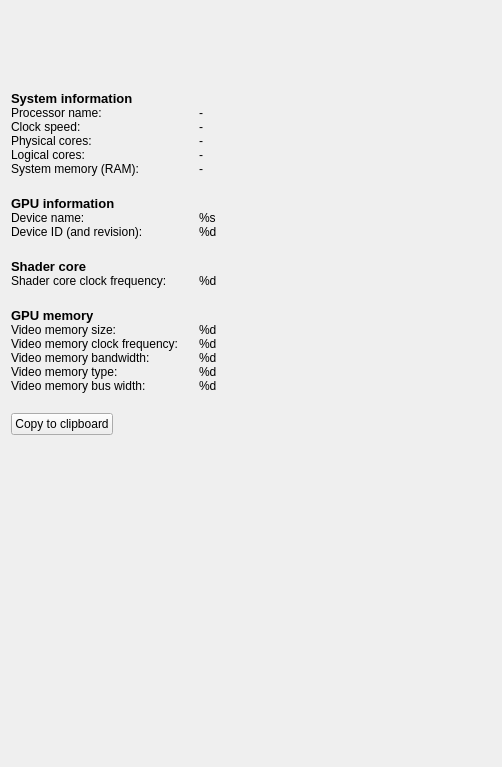
<?xml version="1.0" encoding="UTF-8"?>
<ui version="4.0">
 <class>DeviceConfigurationPane</class>
 <widget class="QWidget" name="device_configuration_pane_">
  <property name="geometry">
   <rect>
    <x>0</x>
    <y>0</y>
    <width>502</width>
    <height>767</height>
   </rect>
  </property>
  <property name="font">
   <font>
    <weight>75</weight>
    <bold>true</bold>
   </font>
  </property>
  <property name="windowTitle">
   <string>Form</string>
  </property>
  <layout class="QGridLayout" name="grid_layout_" rowstretch="0,1" columnstretch="1,2">
   <item row="0" column="0">
    <widget class="QWidget" name="main_content_" native="true">
     <layout class="QVBoxLayout" name="vertical_layout_" stretch="5,1,5,1,2">
      <property name="spacing">
       <number>0</number>
      </property>
      <property name="leftMargin">
       <number>0</number>
      </property>
      <property name="topMargin">
       <number>0</number>
      </property>
      <property name="rightMargin">
       <number>0</number>
      </property>
      <property name="bottomMargin">
       <number>0</number>
      </property>
      <item>
       <layout class="QHBoxLayout" name="horizontal_layout_" stretch="80">
        <property name="spacing">
         <number>0</number>
        </property>
        <item>
         <widget class="QLabel" name="label_amd_logo_">
          <property name="sizePolicy">
           <sizepolicy hsizetype="Minimum" vsizetype="Minimum">
            <horstretch>0</horstretch>
            <verstretch>0</verstretch>
           </sizepolicy>
          </property>
          <property name="minimumSize">
           <size>
            <width>0</width>
            <height>40</height>
           </size>
          </property>
          <property name="font">
           <font>
            <weight>50</weight>
            <bold>false</bold>
            <kerning>false</kerning>
           </font>
          </property>
          <property name="autoFillBackground">
           <bool>false</bool>
          </property>
          <property name="lineWidth">
           <number>0</number>
          </property>
          <property name="text">
           <string/>
          </property>
          <property name="scaledContents">
           <bool>true</bool>
          </property>
          <property name="alignment">
           <set>Qt::AlignCenter</set>
          </property>
          <property name="wordWrap">
           <bool>false</bool>
          </property>
          <property name="indent">
           <number>0</number>
          </property>
         </widget>
        </item>
       </layout>
      </item>
      <item>
       <spacer name="vertical_spacer_">
        <property name="orientation">
         <enum>Qt::Vertical</enum>
        </property>
        <property name="sizeHint" stdset="0">
         <size>
          <width>20</width>
          <height>40</height>
         </size>
        </property>
       </spacer>
      </item>
      <item>
       <layout class="QGridLayout" name="layout_system_" columnstretch="1,0">
        <property name="horizontalSpacing">
         <number>20</number>
        </property>
        <property name="verticalSpacing">
         <number>0</number>
        </property>
        <item row="4" column="1">
         <widget class="ScaledLabel" name="content_physical_cores_">
          <property name="sizePolicy">
           <sizepolicy hsizetype="MinimumExpanding" vsizetype="Fixed">
            <horstretch>0</horstretch>
            <verstretch>0</verstretch>
           </sizepolicy>
          </property>
          <property name="font">
           <font>
            <weight>50</weight>
            <bold>false</bold>
           </font>
          </property>
          <property name="text">
           <string>-</string>
          </property>
         </widget>
        </item>
        <item row="1" column="0">
         <widget class="ScaledLabel" name="label_title_system_">
          <property name="sizePolicy">
           <sizepolicy hsizetype="MinimumExpanding" vsizetype="Fixed">
            <horstretch>0</horstretch>
            <verstretch>0</verstretch>
           </sizepolicy>
          </property>
          <property name="font">
           <font>
            <pointsize>10</pointsize>
            <weight>75</weight>
            <bold>true</bold>
           </font>
          </property>
          <property name="text">
           <string>System information</string>
          </property>
         </widget>
        </item>
        <item row="14" column="0">
         <spacer name="vertical_spacer_3_">
          <property name="orientation">
           <enum>Qt::Vertical</enum>
          </property>
          <property name="sizeType">
           <enum>QSizePolicy::Fixed</enum>
          </property>
          <property name="sizeHint" stdset="0">
           <size>
            <width>20</width>
            <height>20</height>
           </size>
          </property>
         </spacer>
        </item>
        <item row="10" column="0">
         <widget class="ScaledLabel" name="label_device_id_">
          <property name="sizePolicy">
           <sizepolicy hsizetype="MinimumExpanding" vsizetype="Fixed">
            <horstretch>0</horstretch>
            <verstretch>0</verstretch>
           </sizepolicy>
          </property>
          <property name="font">
           <font>
            <weight>50</weight>
            <bold>false</bold>
           </font>
          </property>
          <property name="text">
           <string>Device ID (and revision):</string>
          </property>
         </widget>
        </item>
        <item row="19" column="0">
         <widget class="ScaledLabel" name="label_local_memory_type_">
          <property name="sizePolicy">
           <sizepolicy hsizetype="MinimumExpanding" vsizetype="Fixed">
            <horstretch>0</horstretch>
            <verstretch>0</verstretch>
           </sizepolicy>
          </property>
          <property name="font">
           <font>
            <weight>50</weight>
            <bold>false</bold>
           </font>
          </property>
          <property name="text">
           <string>Video memory type:</string>
          </property>
         </widget>
        </item>
        <item row="8" column="0">
         <widget class="ScaledLabel" name="label_title_general_">
          <property name="sizePolicy">
           <sizepolicy hsizetype="MinimumExpanding" vsizetype="Fixed">
            <horstretch>0</horstretch>
            <verstretch>0</verstretch>
           </sizepolicy>
          </property>
          <property name="font">
           <font>
            <pointsize>10</pointsize>
            <weight>75</weight>
            <bold>true</bold>
           </font>
          </property>
          <property name="text">
           <string>GPU information</string>
          </property>
         </widget>
        </item>
        <item row="13" column="0">
         <widget class="ScaledLabel" name="label_shader_core_clock_frequency_">
          <property name="sizePolicy">
           <sizepolicy hsizetype="MinimumExpanding" vsizetype="Fixed">
            <horstretch>0</horstretch>
            <verstretch>0</verstretch>
           </sizepolicy>
          </property>
          <property name="font">
           <font>
            <weight>50</weight>
            <bold>false</bold>
           </font>
          </property>
          <property name="text">
           <string>Shader core clock frequency:</string>
          </property>
         </widget>
        </item>
        <item row="18" column="1">
         <widget class="ScaledLabel" name="content_local_memory_bandwidth_">
          <property name="sizePolicy">
           <sizepolicy hsizetype="MinimumExpanding" vsizetype="Fixed">
            <horstretch>0</horstretch>
            <verstretch>0</verstretch>
           </sizepolicy>
          </property>
          <property name="font">
           <font>
            <weight>50</weight>
            <bold>false</bold>
           </font>
          </property>
          <property name="text">
           <string>%d</string>
          </property>
         </widget>
        </item>
        <item row="16" column="0">
         <widget class="ScaledLabel" name="label_memory_size_">
          <property name="sizePolicy">
           <sizepolicy hsizetype="MinimumExpanding" vsizetype="Fixed">
            <horstretch>0</horstretch>
            <verstretch>0</verstretch>
           </sizepolicy>
          </property>
          <property name="font">
           <font>
            <weight>50</weight>
            <bold>false</bold>
           </font>
          </property>
          <property name="text">
           <string>Video memory size:</string>
          </property>
         </widget>
        </item>
        <item row="17" column="1">
         <widget class="ScaledLabel" name="content_memory_clock_frequency_">
          <property name="sizePolicy">
           <sizepolicy hsizetype="MinimumExpanding" vsizetype="Fixed">
            <horstretch>0</horstretch>
            <verstretch>0</verstretch>
           </sizepolicy>
          </property>
          <property name="font">
           <font>
            <weight>50</weight>
            <bold>false</bold>
           </font>
          </property>
          <property name="text">
           <string>%d</string>
          </property>
         </widget>
        </item>
        <item row="3" column="1">
         <widget class="ScaledLabel" name="content_processor_speed_">
          <property name="sizePolicy">
           <sizepolicy hsizetype="MinimumExpanding" vsizetype="Fixed">
            <horstretch>0</horstretch>
            <verstretch>0</verstretch>
           </sizepolicy>
          </property>
          <property name="font">
           <font>
            <weight>50</weight>
            <bold>false</bold>
           </font>
          </property>
          <property name="text">
           <string>-</string>
          </property>
         </widget>
        </item>
        <item row="5" column="1">
         <widget class="ScaledLabel" name="content_logical_cores_">
          <property name="sizePolicy">
           <sizepolicy hsizetype="MinimumExpanding" vsizetype="Fixed">
            <horstretch>0</horstretch>
            <verstretch>0</verstretch>
           </sizepolicy>
          </property>
          <property name="font">
           <font>
            <weight>50</weight>
            <bold>false</bold>
           </font>
          </property>
          <property name="text">
           <string>-</string>
          </property>
         </widget>
        </item>
        <item row="3" column="0">
         <widget class="ScaledLabel" name="label_processor_speed_">
          <property name="sizePolicy">
           <sizepolicy hsizetype="MinimumExpanding" vsizetype="Fixed">
            <horstretch>0</horstretch>
            <verstretch>0</verstretch>
           </sizepolicy>
          </property>
          <property name="font">
           <font>
            <weight>50</weight>
            <bold>false</bold>
           </font>
          </property>
          <property name="text">
           <string>Clock speed:</string>
          </property>
         </widget>
        </item>
        <item row="16" column="1">
         <widget class="ScaledLabel" name="content_memory_size_">
          <property name="sizePolicy">
           <sizepolicy hsizetype="MinimumExpanding" vsizetype="Fixed">
            <horstretch>0</horstretch>
            <verstretch>0</verstretch>
           </sizepolicy>
          </property>
          <property name="font">
           <font>
            <weight>50</weight>
            <bold>false</bold>
           </font>
          </property>
          <property name="text">
           <string>%d</string>
          </property>
         </widget>
        </item>
        <item row="13" column="1">
         <widget class="ScaledLabel" name="content_shader_core_clock_frequency_">
          <property name="sizePolicy">
           <sizepolicy hsizetype="MinimumExpanding" vsizetype="Fixed">
            <horstretch>0</horstretch>
            <verstretch>0</verstretch>
           </sizepolicy>
          </property>
          <property name="font">
           <font>
            <weight>50</weight>
            <bold>false</bold>
           </font>
          </property>
          <property name="text">
           <string>%d</string>
          </property>
         </widget>
        </item>
        <item row="9" column="0">
         <widget class="ScaledLabel" name="label_device_name_">
          <property name="sizePolicy">
           <sizepolicy hsizetype="MinimumExpanding" vsizetype="Fixed">
            <horstretch>0</horstretch>
            <verstretch>0</verstretch>
           </sizepolicy>
          </property>
          <property name="font">
           <font>
            <weight>50</weight>
            <bold>false</bold>
           </font>
          </property>
          <property name="text">
           <string>Device name:</string>
          </property>
         </widget>
        </item>
        <item row="6" column="1">
         <widget class="ScaledLabel" name="content_system_memory_">
          <property name="sizePolicy">
           <sizepolicy hsizetype="MinimumExpanding" vsizetype="Fixed">
            <horstretch>0</horstretch>
            <verstretch>0</verstretch>
           </sizepolicy>
          </property>
          <property name="font">
           <font>
            <weight>50</weight>
            <bold>false</bold>
           </font>
          </property>
          <property name="text">
           <string>-</string>
          </property>
         </widget>
        </item>
        <item row="9" column="1">
         <widget class="ScaledLabel" name="content_device_name_">
          <property name="sizePolicy">
           <sizepolicy hsizetype="MinimumExpanding" vsizetype="Fixed">
            <horstretch>0</horstretch>
            <verstretch>0</verstretch>
           </sizepolicy>
          </property>
          <property name="font">
           <font>
            <weight>50</weight>
            <bold>false</bold>
           </font>
          </property>
          <property name="text">
           <string>%s</string>
          </property>
         </widget>
        </item>
        <item row="18" column="0">
         <widget class="ScaledLabel" name="label_local_memory_bandwidth_">
          <property name="sizePolicy">
           <sizepolicy hsizetype="MinimumExpanding" vsizetype="Fixed">
            <horstretch>0</horstretch>
            <verstretch>0</verstretch>
           </sizepolicy>
          </property>
          <property name="font">
           <font>
            <weight>50</weight>
            <bold>false</bold>
           </font>
          </property>
          <property name="text">
           <string>Video memory bandwidth:</string>
          </property>
         </widget>
        </item>
        <item row="19" column="1">
         <widget class="ScaledLabel" name="content_local_memory_type_">
          <property name="sizePolicy">
           <sizepolicy hsizetype="MinimumExpanding" vsizetype="Fixed">
            <horstretch>0</horstretch>
            <verstretch>0</verstretch>
           </sizepolicy>
          </property>
          <property name="font">
           <font>
            <weight>50</weight>
            <bold>false</bold>
           </font>
          </property>
          <property name="text">
           <string>%d</string>
          </property>
         </widget>
        </item>
        <item row="10" column="1">
         <widget class="ScaledLabel" name="content_device_id_">
          <property name="sizePolicy">
           <sizepolicy hsizetype="MinimumExpanding" vsizetype="Fixed">
            <horstretch>0</horstretch>
            <verstretch>0</verstretch>
           </sizepolicy>
          </property>
          <property name="font">
           <font>
            <weight>50</weight>
            <bold>false</bold>
           </font>
          </property>
          <property name="text">
           <string>%d</string>
          </property>
         </widget>
        </item>
        <item row="5" column="0">
         <widget class="ScaledLabel" name="label_logical_cores_">
          <property name="sizePolicy">
           <sizepolicy hsizetype="MinimumExpanding" vsizetype="Fixed">
            <horstretch>0</horstretch>
            <verstretch>0</verstretch>
           </sizepolicy>
          </property>
          <property name="font">
           <font>
            <weight>50</weight>
            <bold>false</bold>
           </font>
          </property>
          <property name="text">
           <string>Logical cores:</string>
          </property>
         </widget>
        </item>
        <item row="2" column="1">
         <widget class="ScaledLabel" name="content_processor_brand_">
          <property name="sizePolicy">
           <sizepolicy hsizetype="MinimumExpanding" vsizetype="Fixed">
            <horstretch>0</horstretch>
            <verstretch>0</verstretch>
           </sizepolicy>
          </property>
          <property name="font">
           <font>
            <weight>50</weight>
            <bold>false</bold>
           </font>
          </property>
          <property name="text">
           <string>-</string>
          </property>
         </widget>
        </item>
        <item row="6" column="0">
         <widget class="ScaledLabel" name="label_system_memory_">
          <property name="sizePolicy">
           <sizepolicy hsizetype="MinimumExpanding" vsizetype="Fixed">
            <horstretch>0</horstretch>
            <verstretch>0</verstretch>
           </sizepolicy>
          </property>
          <property name="font">
           <font>
            <weight>50</weight>
            <bold>false</bold>
           </font>
          </property>
          <property name="text">
           <string>System memory (RAM):</string>
          </property>
         </widget>
        </item>
        <item row="2" column="0">
         <widget class="ScaledLabel" name="label_processor_brand_">
          <property name="sizePolicy">
           <sizepolicy hsizetype="MinimumExpanding" vsizetype="Fixed">
            <horstretch>0</horstretch>
            <verstretch>0</verstretch>
           </sizepolicy>
          </property>
          <property name="font">
           <font>
            <weight>50</weight>
            <bold>false</bold>
           </font>
          </property>
          <property name="text">
           <string>Processor name:</string>
          </property>
         </widget>
        </item>
        <item row="7" column="0">
         <spacer name="vertical_spacer_1_">
          <property name="orientation">
           <enum>Qt::Vertical</enum>
          </property>
          <property name="sizeType">
           <enum>QSizePolicy::Fixed</enum>
          </property>
          <property name="sizeHint" stdset="0">
           <size>
            <width>20</width>
            <height>20</height>
           </size>
          </property>
         </spacer>
        </item>
        <item row="17" column="0">
         <widget class="ScaledLabel" name="label_memory_clock_frequency_">
          <property name="sizePolicy">
           <sizepolicy hsizetype="MinimumExpanding" vsizetype="Fixed">
            <horstretch>0</horstretch>
            <verstretch>0</verstretch>
           </sizepolicy>
          </property>
          <property name="font">
           <font>
            <weight>50</weight>
            <bold>false</bold>
           </font>
          </property>
          <property name="text">
           <string>Video memory clock frequency:</string>
          </property>
         </widget>
        </item>
        <item row="15" column="0">
         <widget class="ScaledLabel" name="label_title_memory_">
          <property name="sizePolicy">
           <sizepolicy hsizetype="MinimumExpanding" vsizetype="Fixed">
            <horstretch>0</horstretch>
            <verstretch>0</verstretch>
           </sizepolicy>
          </property>
          <property name="font">
           <font>
            <pointsize>10</pointsize>
            <weight>75</weight>
            <bold>true</bold>
           </font>
          </property>
          <property name="text">
           <string>GPU memory</string>
          </property>
         </widget>
        </item>
        <item row="11" column="0">
         <spacer name="vertical_spacer_2_">
          <property name="orientation">
           <enum>Qt::Vertical</enum>
          </property>
          <property name="sizeType">
           <enum>QSizePolicy::Fixed</enum>
          </property>
          <property name="sizeHint" stdset="0">
           <size>
            <width>20</width>
            <height>20</height>
           </size>
          </property>
         </spacer>
        </item>
        <item row="12" column="0">
         <widget class="ScaledLabel" name="label_shader_core_">
          <property name="sizePolicy">
           <sizepolicy hsizetype="MinimumExpanding" vsizetype="Fixed">
            <horstretch>0</horstretch>
            <verstretch>0</verstretch>
           </sizepolicy>
          </property>
          <property name="font">
           <font>
            <pointsize>10</pointsize>
            <weight>75</weight>
            <bold>true</bold>
           </font>
          </property>
          <property name="text">
           <string>Shader core</string>
          </property>
         </widget>
        </item>
        <item row="4" column="0">
         <widget class="ScaledLabel" name="label_physical_cores_">
          <property name="sizePolicy">
           <sizepolicy hsizetype="MinimumExpanding" vsizetype="Fixed">
            <horstretch>0</horstretch>
            <verstretch>0</verstretch>
           </sizepolicy>
          </property>
          <property name="font">
           <font>
            <weight>50</weight>
            <bold>false</bold>
           </font>
          </property>
          <property name="text">
           <string>Physical cores:</string>
          </property>
         </widget>
        </item>
        <item row="20" column="0">
         <widget class="ScaledLabel" name="label_local_memory_bus_width_">
          <property name="sizePolicy">
           <sizepolicy hsizetype="MinimumExpanding" vsizetype="Fixed">
            <horstretch>0</horstretch>
            <verstretch>0</verstretch>
           </sizepolicy>
          </property>
          <property name="font">
           <font>
            <weight>50</weight>
            <bold>false</bold>
           </font>
          </property>
          <property name="text">
           <string>Video memory bus width:</string>
          </property>
         </widget>
        </item>
        <item row="20" column="1">
         <widget class="ScaledLabel" name="content_local_memory_bus_width_">
          <property name="sizePolicy">
           <sizepolicy hsizetype="MinimumExpanding" vsizetype="Fixed">
            <horstretch>0</horstretch>
            <verstretch>0</verstretch>
           </sizepolicy>
          </property>
          <property name="font">
           <font>
            <weight>50</weight>
            <bold>false</bold>
           </font>
          </property>
          <property name="text">
           <string>%d</string>
          </property>
         </widget>
        </item>
       </layout>
      </item>
      <item>
       <spacer name="vertical_spacer_4_">
        <property name="orientation">
         <enum>Qt::Vertical</enum>
        </property>
        <property name="sizeType">
         <enum>QSizePolicy::Fixed</enum>
        </property>
        <property name="sizeHint" stdset="0">
         <size>
          <width>20</width>
          <height>20</height>
         </size>
        </property>
       </spacer>
      </item>
      <item>
       <layout class="QHBoxLayout" name="layout_button_" stretch="1,2">
        <property name="spacing">
         <number>0</number>
        </property>
        <item>
         <widget class="ScaledPushButton" name="button_copy_to_clipboard_">
          <property name="sizePolicy">
           <sizepolicy hsizetype="Fixed" vsizetype="Fixed">
            <horstretch>0</horstretch>
            <verstretch>0</verstretch>
           </sizepolicy>
          </property>
          <property name="font">
           <font>
            <weight>50</weight>
            <bold>false</bold>
           </font>
          </property>
          <property name="text">
           <string>Copy to clipboard</string>
          </property>
         </widget>
        </item>
        <item>
         <spacer name="horizontal_spacer_">
          <property name="orientation">
           <enum>Qt::Horizontal</enum>
          </property>
          <property name="sizeHint" stdset="0">
           <size>
            <width>40</width>
            <height>20</height>
           </size>
          </property>
         </spacer>
        </item>
       </layout>
      </item>
     </layout>
    </widget>
   </item>
   <item row="1" column="0">
    <spacer name="vertical_spacer_5_">
     <property name="orientation">
      <enum>Qt::Vertical</enum>
     </property>
     <property name="sizeHint" stdset="0">
      <size>
       <width>20</width>
       <height>40</height>
      </size>
     </property>
    </spacer>
   </item>
   <item row="0" column="1">
    <spacer name="horizontal_spacer_3_">
     <property name="orientation">
      <enum>Qt::Horizontal</enum>
     </property>
     <property name="sizeHint" stdset="0">
      <size>
       <width>40</width>
       <height>20</height>
      </size>
     </property>
    </spacer>
   </item>
  </layout>
 </widget>
 <customwidgets>
  <customwidget>
   <class>ScaledLabel</class>
   <extends>QLabel</extends>
   <header>qt_common/custom_widgets/scaled_label.h</header>
  </customwidget>
  <customwidget>
   <class>ScaledPushButton</class>
   <extends>QPushButton</extends>
   <header>qt_common/custom_widgets/scaled_push_button.h</header>
  </customwidget>
 </customwidgets>
 <resources>
  <include location="resources.qrc"/>
 </resources>
 <connections/>
</ui>
